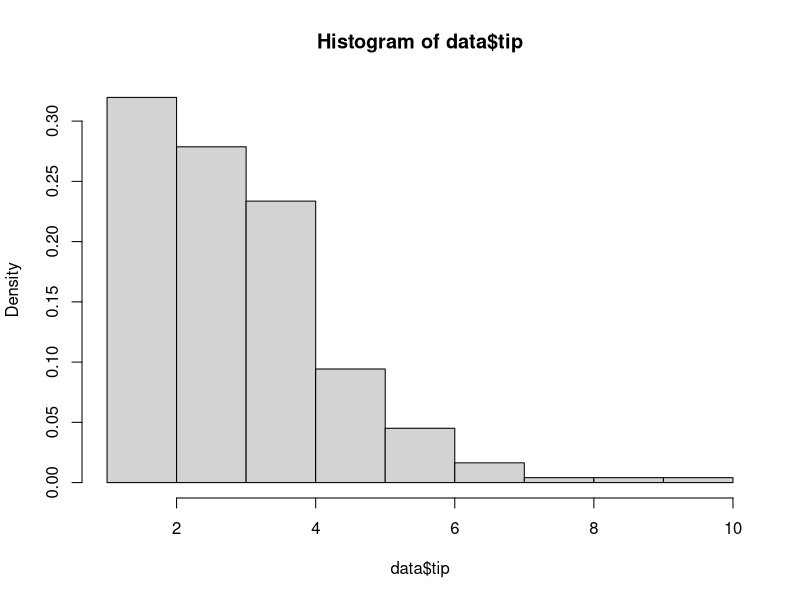
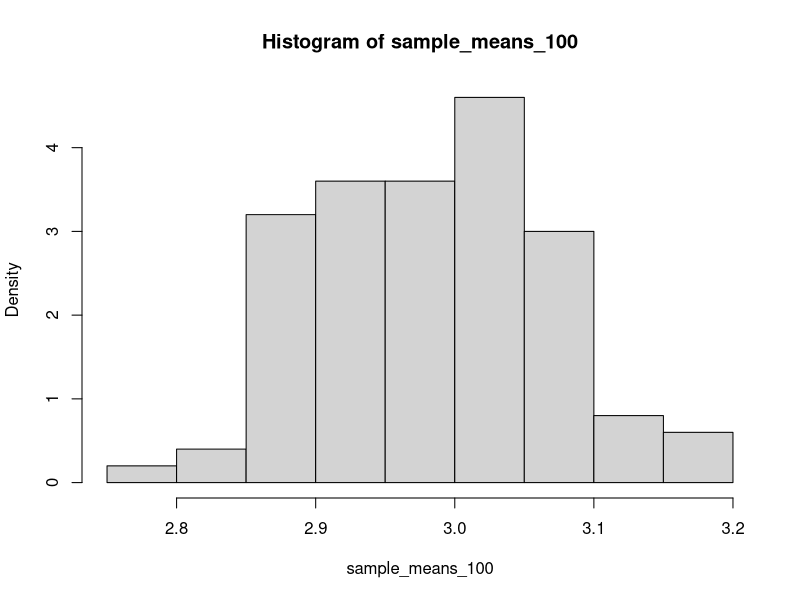
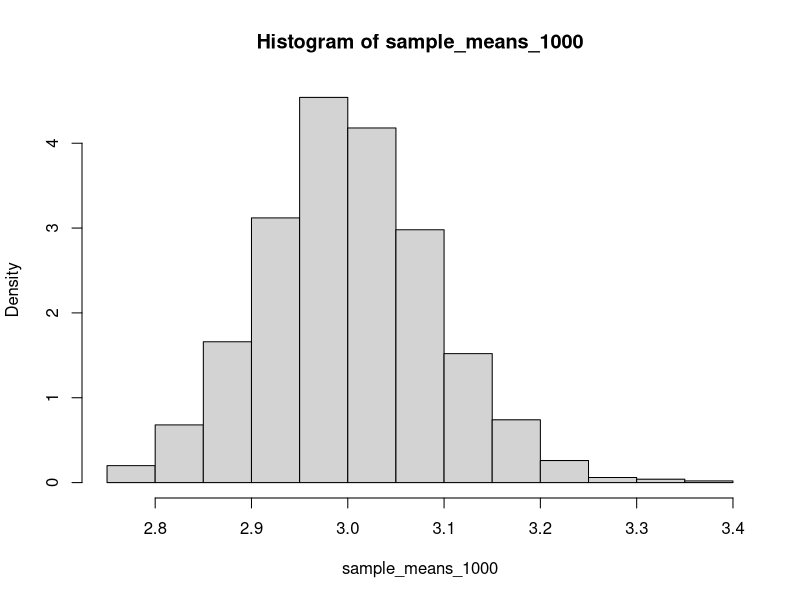
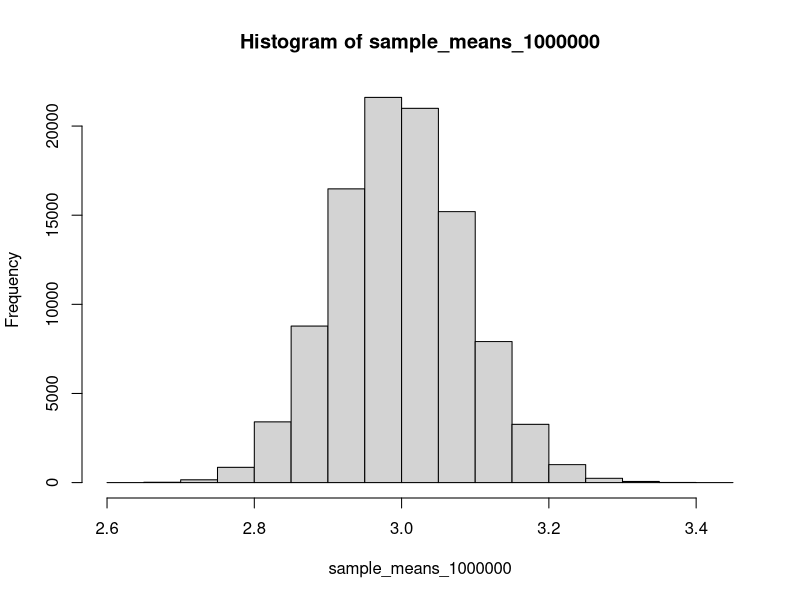

The R source for these figures, in order:
## ---- chunk 1
knitr::opts_chunk$set(echo = TRUE)
## ---- chunk 2
library(reshape2)
library(tidyverse)
library(boot)
library(knitr)
## ---- chunk 3
data <- tips
summary(data)
## ---- chunk 4
hist(data$tip, freq=FALSE)
## ---- chunk 5
results <- data.frame()
  
results[1,1] <- "1"
results[1,2] <-  mean(slice_sample(data, n=100, replace=TRUE)$tip)

results[2,1] <- "2"
results[2,2] <-  mean(slice_sample(data, n=100, replace=TRUE)$tip)

results[3,1] <- "3"
results[3,2] <-  mean(slice_sample(data, n=100, replace=TRUE)$tip)

colnames(results) <- c("Sample #", "Sample Mean")

results
## ---- chunk 6
set.seed(3)
## ---- chunk 7
sample_means_100 = vector()
for (i in 1:100) {
  sample_means_100[i] <- mean(slice_sample(data, prop=1, replace=TRUE)$tip)
}
## ---- chunk 8
hist(sample_means_100, freq=FALSE)
## ---- chunk 9
sample_means_1000 = vector()
for (i in 1:1000) {
  sample_means_1000[i] <- mean(slice_sample(data, prop=1, replace=TRUE)$tip)
}
## ---- chunk 10
hist(sample_means_1000, freq=FALSE)
## ---- chunk 11

bootstrap_func <- function(data_, i){
 return(mean(data_[i, ]$tip))
}
## ---- chunk 12
paste("For Loop")
sample_means_1000 = vector()
system.time(
  for (i in 1:1000) {
  sample_means_1000[i] <- mean(slice_sample(data, prop=1, replace=TRUE)$tip)
}
)
paste("Function (from `boot`)")
system.time(
  sample_means_boot <- boot(data,bootstrap_func,R=1000)
  )
## ---- chunk 13
sample_means_boot <- boot(data,bootstrap_func,R=100000)
## ---- chunk 14
sample_means_1000000 <- sample_means_boot$t
hist(sample_means_1000000)
## ---- chunk 15
(max(sample_means_1000000) - mean(sample_means_1000000)) / sd(sample_means_1000000)
(min(sample_means_1000000) - mean(sample_means_1000000)) / sd(sample_means_1000000)
